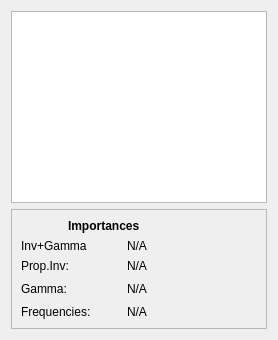
              <widget class="QWidget" name="tab_results_aic">
               <attribute name="title">
                <string>AIC</string>
               </attribute>
               <layout class="QVBoxLayout" name="verticalLayout_11">
                <item>
                 <widget class="QTableView" name="table_results_aic">
                  <property name="font">
                   <font>
                    <family>Courier 10 Pitch</family>
                    <pointsize>10</pointsize>
                   </font>
                  </property>
                  <property name="alternatingRowColors">
                   <bool>true</bool>
                  </property>
                  <property name="sortingEnabled">
                   <bool>true</bool>
                  </property>
                 </widget>
                </item>
                <item>
                 <widget class="QFrame" name="frame_imp_aic">
                  <property name="minimumSize">
                   <size>
                    <width>0</width>
                    <height>20</height>
                   </size>
                  </property>
                  <property name="frameShape">
                   <enum>QFrame::StyledPanel</enum>
                  </property>
                  <property name="frameShadow">
                   <enum>QFrame::Raised</enum>
                  </property>
                  <layout class="QGridLayout" name="gridLayout_6">
                   <property name="verticalSpacing">
                    <number>6</number>
                   </property>
                   <item row="0" column="0" colspan="2" alignment="Qt::AlignHCenter">
                    <widget class="QLabel" name="lbl_imp_aic">
                     <property name="sizePolicy">
                      <sizepolicy hsizetype="Preferred" vsizetype="Preferred">
                       <horstretch>0</horstretch>
                       <verstretch>0</verstretch>
                      </sizepolicy>
                     </property>
                     <property name="minimumSize">
                      <size>
                       <width>0</width>
                       <height>0</height>
                      </size>
                     </property>
                     <property name="font">
                      <font>
                       <weight>75</weight>
                       <bold>true</bold>
                       <underline>false</underline>
                      </font>
                     </property>
                     <property name="lineWidth">
                      <number>1</number>
                     </property>
                     <property name="text">
                      <string>Importances</string>
                     </property>
                    </widget>
                   </item>
                   <item row="3" column="0">
                    <widget class="QLabel" name="lbl_imp_gamma_aic">
                     <property name="minimumSize">
                      <size>
                       <width>100</width>
                       <height>0</height>
                      </size>
                     </property>
                     <property name="text">
                      <string>Gamma:</string>
                     </property>
                    </widget>
                   </item>
                   <item row="3" column="2">
                    <spacer name="spacer_imp_aic">
                     <property name="orientation">
                      <enum>Qt::Horizontal</enum>
                     </property>
                     <property name="sizeHint" stdset="0">
                      <size>
                       <width>40</width>
                       <height>20</height>
                      </size>
                     </property>
                    </spacer>
                   </item>
                   <item row="4" column="0">
                    <widget class="QLabel" name="lbl_imp_freqs_aic">
                     <property name="minimumSize">
                      <size>
                       <width>100</width>
                       <height>0</height>
                      </size>
                     </property>
                     <property name="text">
                      <string>Frequencies:</string>
                     </property>
                    </widget>
                   </item>
                   <item row="4" column="1">
                    <widget class="QLabel" name="txt_imp_freqs_aic">
                     <property name="minimumSize">
                      <size>
                       <width>60</width>
                       <height>0</height>
                      </size>
                     </property>
                     <property name="text">
                      <string>N/A</string>
                     </property>
                    </widget>
                   </item>
                   <item row="3" column="1">
                    <widget class="QLabel" name="txt_imp_gamma_aic">
                     <property name="minimumSize">
                      <size>
                       <width>60</width>
                       <height>0</height>
                      </size>
                     </property>
                     <property name="text">
                      <string>N/A</string>
                     </property>
                    </widget>
                   </item>
                   <item row="2" column="0">
                    <widget class="QLabel" name="lbl_imp_inv_aic">
                     <property name="minimumSize">
                      <size>
                       <width>100</width>
                       <height>0</height>
                      </size>
                     </property>
                     <property name="text">
                      <string>Prop.Inv:</string>
                     </property>
                    </widget>
                   </item>
                   <item row="2" column="1">
                    <widget class="QLabel" name="txt_imp_inv_aic">
                     <property name="minimumSize">
                      <size>
                       <width>60</width>
                       <height>0</height>
                      </size>
                     </property>
                     <property name="text">
                      <string>N/A</string>
                     </property>
                    </widget>
                   </item>
                   <item row="1" column="0">
                    <widget class="QLabel" name="lbl_imp_invgamma_aic">
                     <property name="text">
                      <string>Inv+Gamma</string>
                     </property>
                    </widget>
                   </item>
                   <item row="1" column="1">
                    <widget class="QLabel" name="txt_imp_invgamma_aic">
                     <property name="text">
                      <string>N/A</string>
                     </property>
                    </widget>
                   </item>
                  </layout>
                 </widget>
                </item>
               </layout>
              </widget>
